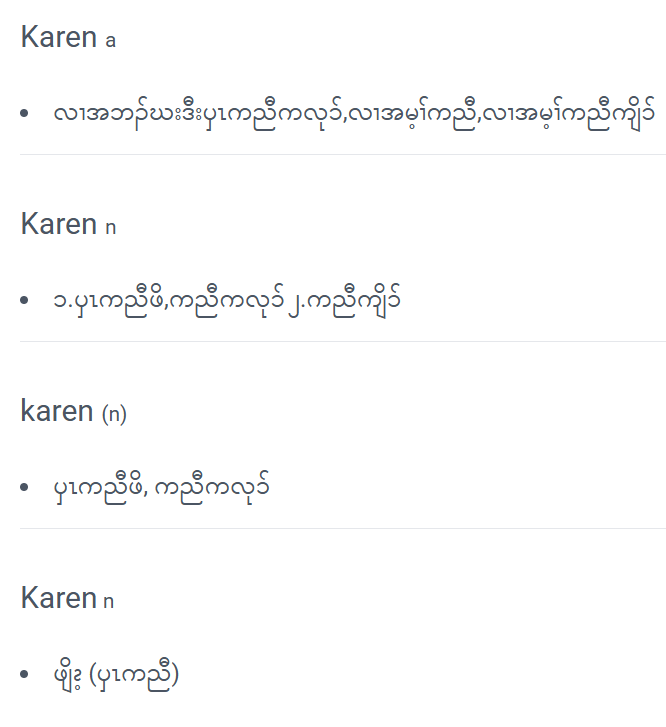
#> input picture assets/proof/samples/test_image.png, 666 x 727 px; its folder holds only this picture in this run
$ python -i split_rows_from_dict_images.py   (imports and definitions only)
#> lines starting #> are read from the running program, lines starting #| are printed output that depends on the picture; after the words box and inside, x2 and y2 are one past the last pixel; in counts of white or black regions, pixels touching at a corner belong together
#> in extract_row_images, page is the input picture: shape (727, 666, 3); mean B, G, R 251.8, 251.6, 251.4
# save as split_rows_from_dict_images.py
import cv2
import numpy as np
import os
from glob import glob

BASE_DIR = os.path.join(os.path.expanduser("~"), "Projects", "karen_lang_trans")
DICT_IMAGES_DIR = os.path.join(BASE_DIR, "dict_images")
DICT_ROWS_DIR = os.path.join(BASE_DIR, "dict_rows")

# [1 line not run here, left out]

def crop_table_region(gray):
    _, th = cv2.threshold(gray, 0, 255,
                          cv2.THRESH_BINARY_INV + cv2.THRESH_OTSU)
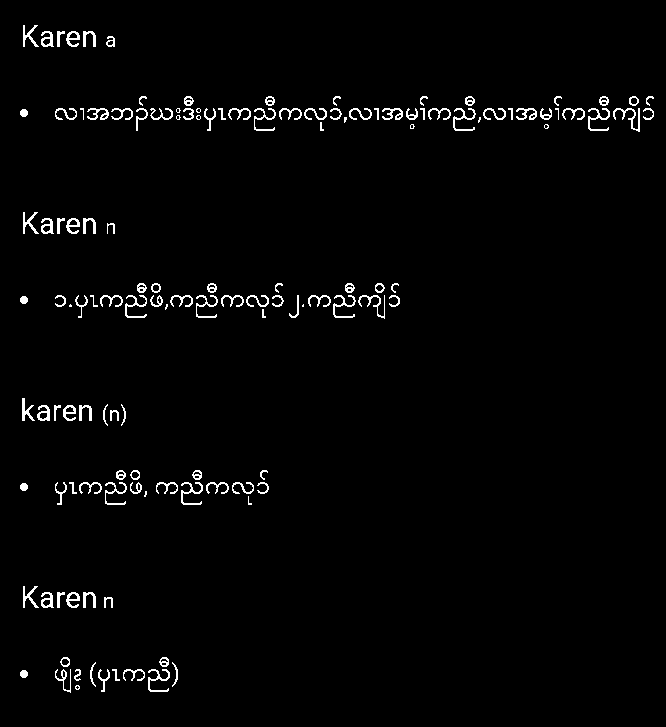
#> th: shape (727, 666); 2% white in thin lines or dots, all inside (x1, y1, x2, y2) = (20, 25, 654, 693)
    vertical_profile = np.sum(th, axis=1)
#> vertical_profile = 727 values, max 91545 at index 109, min 0 at index 0, mean 3406.5
    rows = np.arange(len(vertical_profile))
#> rows = 727 values from 0 to 726

    mask = vertical_profile > (0.1 * vertical_profile.max())
    if not np.any(mask):
        return gray

    top = rows[mask][0]
#> top = 32
    bottom = rows[mask][-1]
#> bottom = 680

    table = gray[top:bottom+1, :]
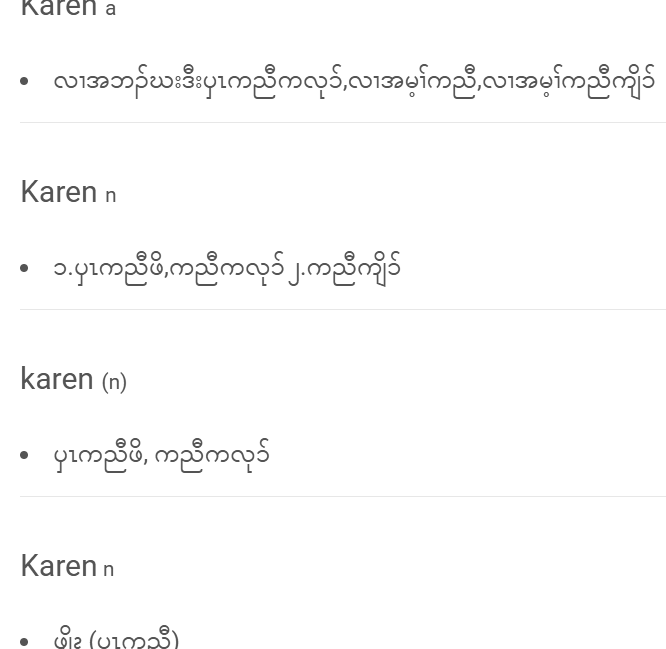
#> table: shape (649, 666); min 84, max 255, mean 251.2
    _, th2 = cv2.threshold(table, 0, 255,
                           cv2.THRESH_BINARY_INV + cv2.THRESH_OTSU)
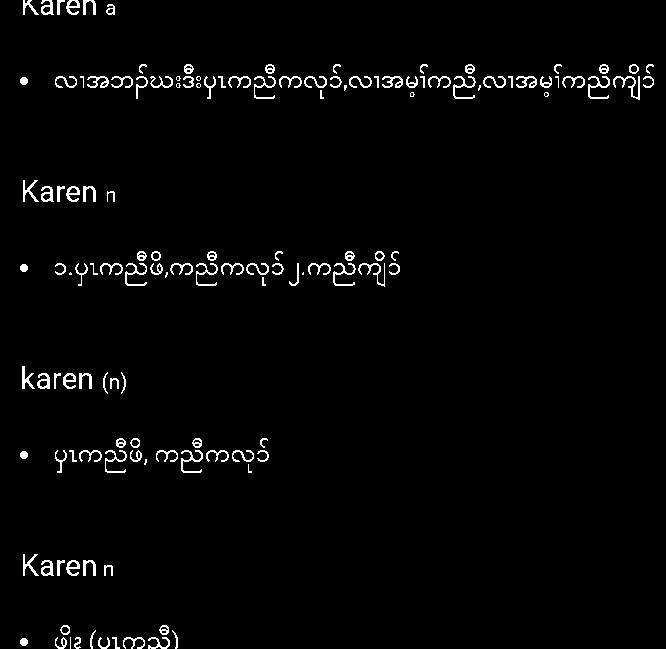
#> th2: shape (649, 666); 2.2% white in thin lines or dots
    horiz_profile = np.sum(th2, axis=0)
#> horiz_profile = 666 values, max 29070 at index 23, min 0 at index 0, mean 3634.7
    cols = np.arange(len(horiz_profile))
#> cols = 666 values from 0 to 665
    mask2 = horiz_profile > (0.1 * horiz_profile.max())
    if not np.any(mask2):
        return table

    left = cols[mask2][0]
#> left = 20
    right = cols[mask2][-1]
#> right = 639
    return gray[top:bottom+1, left:right+1]
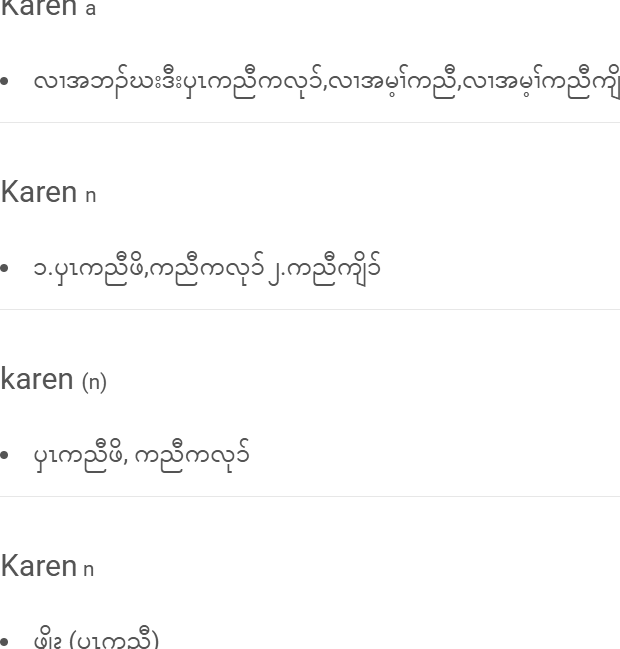
#> returned value: shape (649, 620); min 84, max 255, mean 251

def split_into_row_strips(table_gray, min_gap_px=8, min_row_height=20):
#> called with min_gap_px = 8, min_row_height = 20
    _, th = cv2.threshold(table_gray, 0, 255,
                          cv2.THRESH_BINARY_INV + cv2.THRESH_OTSU)
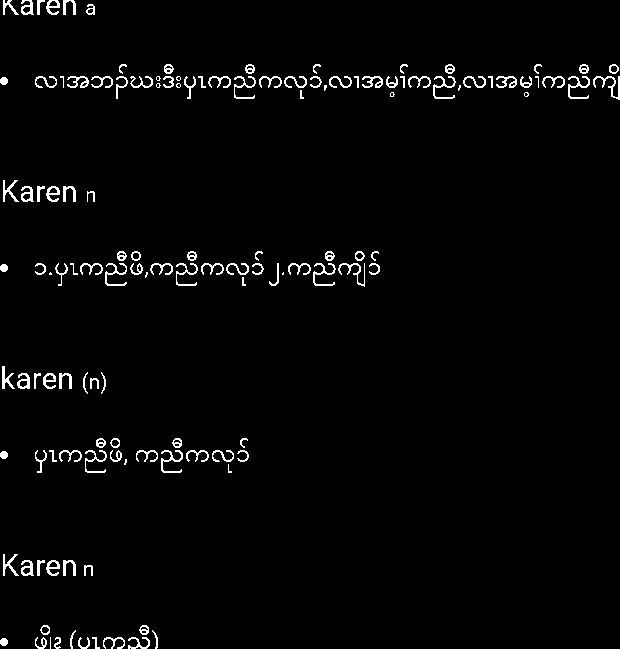
#> th: shape (649, 620); 2.3% white in thin lines or dots
    hproj = np.sum(th, axis=1)
#> hproj = 649 values, max 89505 at index 77, min 0 at index 15, mean 3697.7
    H = table_gray.shape[0]
#> H = 649

    gap_threshold = 0.05 * hproj.max()
#> gap_threshold = 4475.2
    is_gap = hproj < gap_threshold

    row_bounds = []
    in_row = False
    start = 0

    for y in range(H):
        if not is_gap[y] and not in_row:
            in_row = True
            start = y
        elif is_gap[y] and in_row:
            in_row = False
            end = y
            if end - start >= min_row_height:
                row_bounds.append((start, end))
#> after the loop, end = 634; in_row = True; row_bounds = []; start = 637

    if in_row:
        end = H - 1
#> end = 648
        if end - start >= min_row_height:
            row_bounds.append((start, end))

    merged = []
    for y1, y2 in row_bounds:
        if not merged:
            merged.append([y1, y2])
        else:
            py1, py2 = merged[-1]
            if y1 - py2 < min_gap_px:
                merged[-1][1] = y2
            else:
                merged.append([y1, y2])
#> this loop made 0 passes
#> after the loop, merged = []

    return [(a, b) for a, b in merged]

def extract_row_images(page_path):
    page_name = os.path.splitext(os.path.basename(page_path))[0]
    out_dir = os.path.join(DICT_ROWS_DIR, page_name)
    os.makedirs(out_dir, exist_ok=True)

    page = cv2.imread(page_path)
    gray = cv2.cvtColor(page, cv2.COLOR_BGR2GRAY)

    table = crop_table_region(gray)
    rows = split_into_row_strips(table)
#> rows = []

    row_paths = []
    for i, (y1, y2) in enumerate(rows, start=1):
        crop = table[y1:y2, :]
        row_name = f"{page_name}_row{i:03d}.png"
        row_path = os.path.join(out_dir, row_name)
        cv2.imwrite(row_path, crop)
        row_paths.append(row_path)
#> after the loop, row_paths = []

    return row_paths

def main():
    page_paths = sorted(
        glob(os.path.join(DICT_IMAGES_DIR, "*.jpg")) +
        glob(os.path.join(DICT_IMAGES_DIR, "*.png"))
    )

    print("Found", len(page_paths), "page images")
    for page_path in page_paths:
        print("Processing", page_path)
        rows = extract_row_images(page_path)
        print("  ->", len(rows), "row images")

# [2 lines not run here, left out]

>>> result = extract_row_images('../../assets/proof/samples/test_image.png')
#> result = []
